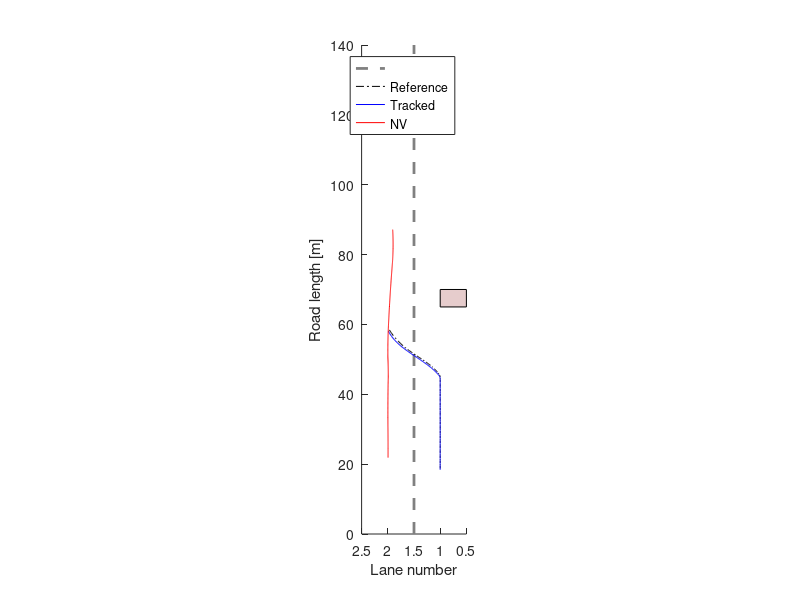
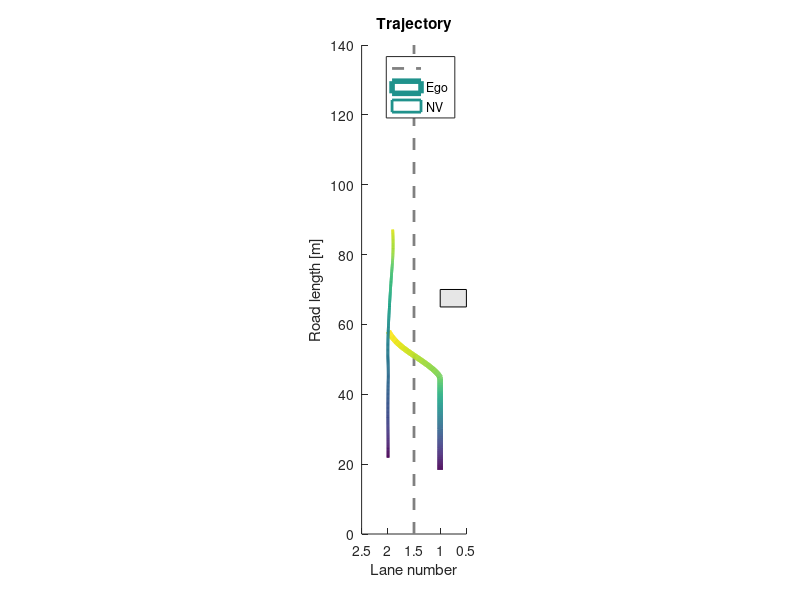

MATLAB code for these plots, in order: (Note: this script raises an error after producing the figures.)
% Viranjan Bhattacharyya
% EMC2 Lab Clemson University

clear, clc, close all

log_data = load("ae3.txt");
%%
start = 150;
fin = length(log_data);
X = log_data(start:fin, 1:5);
X_ref = log_data(start:fin, 7:11);
Ua = log_data(start:fin, 12);
Ul = log_data(start:fin, 13);
X_nv = log_data(start:fin, 15:17);
X_obs = log_data(start:fin, 19);
X_nv_pred = log_data(start:fin, 21);
roadlength = 140;
%%
figure(1)
set (gca,'DataAspectRatio',[1 15 1],'Xdir','reverse','Xlim',[0.5 2.5],'Ylim',[0 roadlength])
hold on 
plot([1.5 1.5],[0 roadlength],'--','LineWidth',2,'Color',[0.5 0.5 0.5]) % lane marking
plot(X_ref(:,4),X_ref(:,1),'-.k')
plot(X(:,4),X(:,1),'b')
plot(X_nv(:,3),X_nv(:,1),'r')
rectangle('Position',[0.5 (X_obs(1)-5) 0.5 5],'FaceColor',[0.9 0.8 0.8])
xlabel('Lane number')
ylabel('Road length [m]')
legend('','Reference','Tracked','NV')
%%
figure(2)
set (gca,'DataAspectRatio',[1 15 1],'Xdir','reverse','Xlim',[0.5 2.5],'Ylim',[0 roadlength])
hold on 
plot([1.5 1.5],[0 roadlength],'--','LineWidth',2,'Color',[0.5 0.5 0.5]) % lane marking
l = X(:,4)';
s = X(:,1)';
z = zeros(size(s));
col = 1:(fin - start + 1);
surface([l;l],[s;s],[z;z],[col;col],...
        'facecol','no',...
        'edgecol','interp',...
        'linew',4);
l_nv = X_nv(:,3)';
s_nv = X_nv(:,1)';
surface([l_nv;l_nv],[s_nv;s_nv],[z;z],[col;col],...
        'facecol','no',...
        'edgecol','interp',...
        'linew',2);
rectangle('Position',[0.5 (X_obs(1)-5) 0.5 5],'FaceColor',[0.9 0.9 0.9])
xlabel('Lane number')
ylabel('Road length [m]')
legend('', 'Ego', 'NV')
title('Trajectory')
%%
RMSE = rmse(X_ref, X);
%%
figure(3)
subplot(211)
plot(Ua,'g')
hold on
plot(X(:,3));
ylabel('m/s^2')
legend('Command acceleration','Ego acceleration')
subplot(212)
plot(Ul,'g')
hold on
plot(X(:,4))
ylabel('Lane')
legend('Command lane', 'Ego')
%%
figure(4)
plot(Ua, 'g')
hold on
plot(X(:,3))
plot(X_ref(:,3))
ylim([-2 2])
ylabel('m/s^2')
legend('Commanded acceleration','Ego acceleration','Reference acceleration')
%%
figure(5)
plot(X(:,2))
hold on
plot(X_nv(:,2))
ylabel('m/s')
legend('Ego', 'NV')
title('Speed')
%%
figure(6)
plot(X(:,1))
hold on
plot(X_nv(:,1))
legend('Ego','NV')
ylabel('Longitudinal Position [m]')
xlabel('Time step')
%%
figure(7)
plot(X(:,4))
hold on
plot(X_nv(:,3))
legend('Ego','NV')
ylabel('Lateral Position [m]')
xlabel('Time step')
%%
figure(8)
set (gca,'DataAspectRatio',[1 60 1],'Xdir','reverse','Xlim',[1.5 2.5])
hold on 
plot([1.5 1.5],[0 roadlength],'--','LineWidth',2,'Color',[0.5 0.5 0.5]) % lane marking
plot(X_nv(:,3),X_nv(:,1),'Color',[0.8 0.1 0.5],'LineWidth',2)
plot(2*ones(length(X_nv_pred)), X_nv_pred(:,1),'.r')
xlabel('Lane number')
ylabel('Road length [m]')
legend('','Actual','Predicted')
title('NV actual and predicted trajectory')

%% Multi subject plots
scenario = '3';
subjects = ['ae', 'am', 'az', 'jb', 'jh', 'ml'];

figure(100)
set (gca,'DataAspectRatio',[1 15 1],'Xdir','reverse','Xlim',[0.5 2.5],'Ylim',[0 roadlength])
hold on 
plot([1.5 1.5],[0 roadlength],'--','LineWidth',2,'Color',[0.5 0.5 0.5]) % lane marking
xlabel('Lane number')
ylabel('Road length [m]')
roadlength = 100;
for i = 1:2:length(subjects)
    data = append(subjects(i), subjects(i+1), scenario, '.txt');
    log_data = load(data);
    if data == 'ae3.txt'
        start = 110;
    else
        start = 10;
    end
    fin = length(log_data);
    X = log_data(start:fin, 1:5);
    X_nv = log_data(start:fin, 15:17);
    X_obs = log_data(start:fin, 19);
    rectangle('Position',[0.5 (X_obs(1)-(5/2)) 0.5 5],'FaceColor',[0.9 0.8 0.8])
    plot(X(:,4),X(:,1),'b')
    plot(X_nv(:,3),X_nv(:,1),'r')
end
